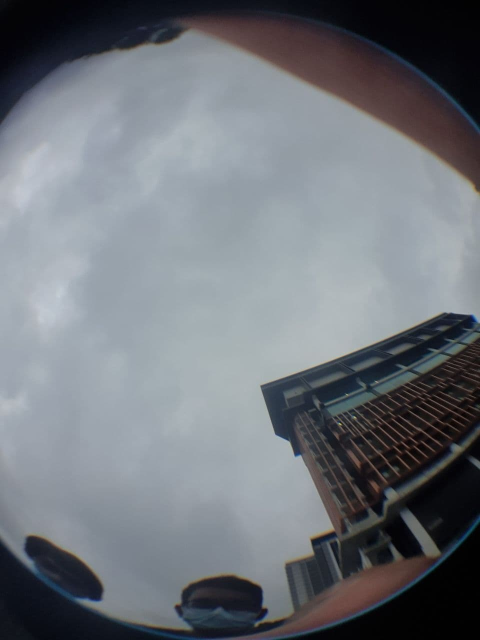
#> input picture test_pics/blob2.jpg, 960 x 1280 px, found by its file name (shown at 1/2 size)
$ python working.py   (older library calls are emulated)
#> lines starting #> are read from the running program, lines starting #| are printed output that depends on the picture; after the words box and inside, x2 and y2 are one past the last pixel; in counts of white or black regions, pixels touching at a corner belong together; long printed decimals are rounded
#> (reads cred.json from the repository)
#> (the call stopped at in make_graph, `timezdb = requests.get(API_URL,params=parameters)`: the network is not available in this run)
### image_process.py
import cv2
from PIL import Image
import os

def overlay_graph(route_base,graph):
    '''
    route_base = String Path to image
    graph = image generated of graph at coordinates
    '''

    directory = r'C:\Users\Iz\Desktop\Solar_Path_App\test_pics'
    os.chdir(directory)

    img = cv2.imread(route_base,1)
#> img is the input picture: shape (1280, 960, 3); mean B, G, R 122.9, 116.7, 112


    # convert image to grayscale image
    gray_image = cv2.cvtColor(img, cv2.COLOR_BGR2GRAY)
    # cv2.imshow("grey image",gray_image)
    # convert the grayscale image to binary image
    ret,thresh = cv2.threshold(gray_image,50,255,cv2.CV_8UC1)
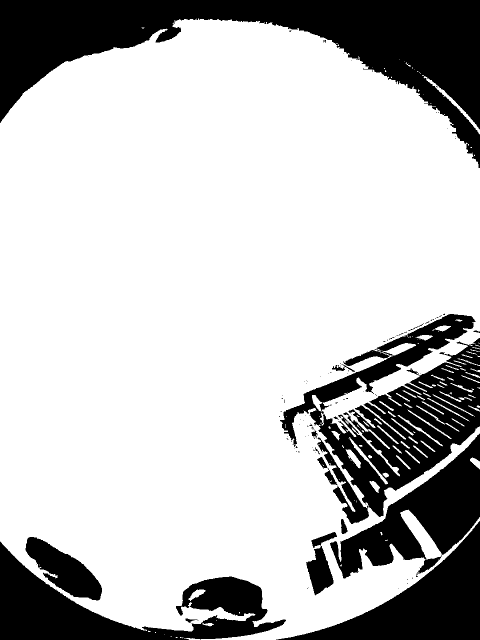
#> thresh: shape (1280, 960) (shown at 1/2 size); 75.3% white; 102 black regions (81 under 20 px)
    # cv2.imshow("Thresh image",thresh)
    _,contours,heirarchy = cv2.findContours(thresh,cv2.RETR_EXTERNAL,cv2.CHAIN_APPROX_NONE)
#> contours = 137 contours, 81 with area under 20; largest, box (x1, y1, x2, y2) and area: (0, 37, 960, 1280) 930632, (847, 152, 960, 269) 808, (698, 874, 776, 969) 517, (691, 899, 722, 937) 388, (377, 1179, 411, 1202) 305
    max_countour = contours[0]
#> max_countour = contour of 13 points, box (x1, y1, x2, y2) (360, 1274, 367, 1277), area 2
    for i in range(1,len(contours)):
        if cv2.contourArea(contours[i]) > cv2.contourArea(max_countour):
            max_countour = contours[i]
#> this loop made 136 passes
#> after the loop, max_countour = contour of 9745 points, box (x1, y1, x2, y2) (0, 37, 960, 1280), area 930632


    center, radius = cv2.minEnclosingCircle(max_countour)
#> center = (460.3, 658.1); radius = 629.1

    print(center, radius)
#| (460.328, 658.117) 629.065

#> (the run stopped early here; a loop or call above may not have finished)
